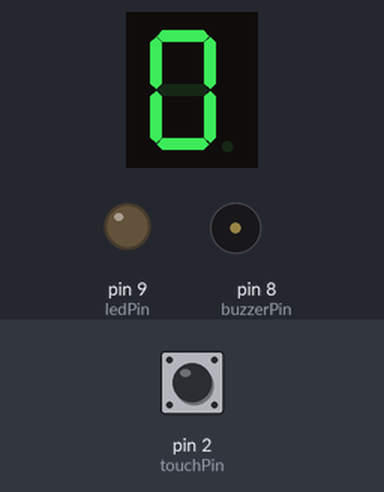
This sketch was run on a simulated Arduino Uno, built with avr-gcc and run on an emulated ATmega328P. On the bench: 1-digit seven-segment display, output pins drawn as LEDs (lit = HIGH), buzzer (waves = sounding). Wiring (inferred from the names in the program): 1-digit 7-segment display, segments lit when HIGH: segments pin 3, pin 4, pin 5, pin 6, pin 7, pin 10, pin 11. Dashed ring = blinking. The test bench sets the inputs (shaded band); at power-on: pin 2 (touchPin) HIGH. The segment pins are drawn as the display they are named for; pins used as bus, display or sensor lines are not drawn.

Above: at 1.2 s.
1.3 s: pin 2 (touchPin) pulled LOW for 1 s
At 1.4 s:
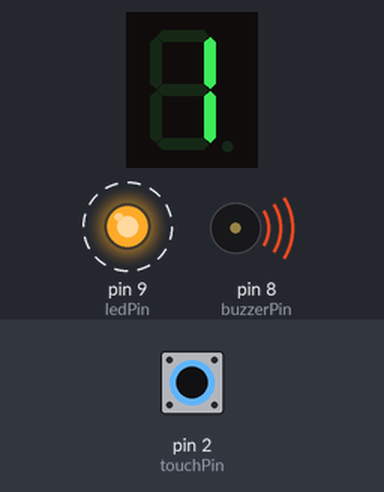
3.8 s: pin 2 (touchPin) pulled LOW for 0.15 s
At 4.9 s:
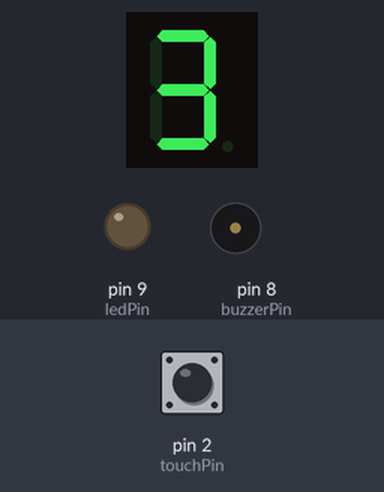
5.5 s: pin 2 (touchPin) pulled LOW for 0.15 s
At 6.2 s:
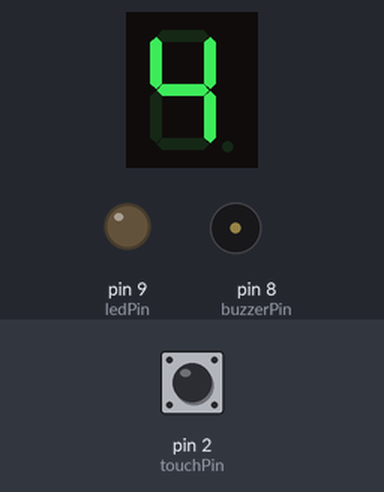
8.6 s: pin 2 (touchPin) pulled LOW for 1 s
At 10.7 s:
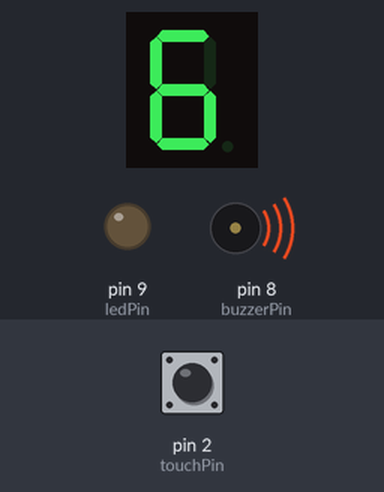
Timing chart, 0 to 12.7 s (numbered marks = the images above; inputs shaded):
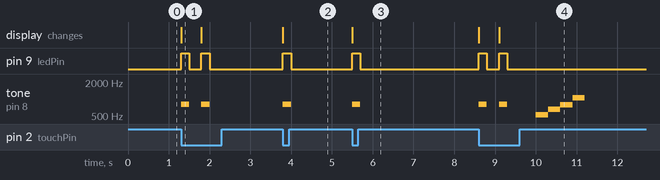

The sketch:

sketch_feb16bWire.ino
```cpp
const int touchPin = 2;
const int buzzerPin = 8;
const int ledPin = 9;

int score = 0;

// 7-segment pins (a,b,c,d,e,f,g)
int segPins[7] = {3,4,5,6,7,10,11};

// Digit patterns (0-9) for common cathode
byte digits[10][7] = {
  {1,1,1,1,1,1,0}, //0
  {0,1,1,0,0,0,0}, //1
  {1,1,0,1,1,0,1}, //2
  {1,1,1,1,0,0,1}, //3
  {0,1,1,0,0,1,1}, //4
  {1,0,1,1,0,1,1}, //5
  {1,0,1,1,1,1,1}, //6
  {1,1,1,0,0,0,0}, //7
  {1,1,1,1,1,1,1}, //8
  {1,1,1,1,0,1,1}  //9
};

void setup() {
  pinMode(touchPin, INPUT_PULLUP);
  pinMode(buzzerPin, OUTPUT);
  pinMode(ledPin, OUTPUT);

  for(int i=0;i<7;i++){
    pinMode(segPins[i], OUTPUT);
  }

  displayDigit(0);
}

void loop() {

  if(digitalRead(touchPin) == LOW){
    score++;
    if(score > 9) score = 9;

    displayDigit(score);

    digitalWrite(ledPin, HIGH);
    tone(buzzerPin, 800);
    delay(200);
    noTone(buzzerPin);
    digitalWrite(ledPin, LOW);

    delay(300);
  }

  // If no mistakes for 10 seconds → winner
  static unsigned long startTime = millis();
  if(millis() - startTime > 10000){
    playWinnerMelody();
    startTime = millis();
  }
}

void displayDigit(int num){
  for(int i=0;i<7;i++){
    digitalWrite(segPins[i], digits[num][i]);
  }
}

void playWinnerMelody(){
  int melody[] = {523,659,784,1046}; // C E G C
  for(int i=0;i<4;i++){
    tone(buzzerPin, melody[i]);
    delay(300);
  }
  noTone(buzzerPin);
}
```

Measured:
- after the input at 1.3 s, pin 9 (ledPin): alternates HIGH for 0.20 s and LOW for 0.30 s, 4 changes in all, then stays LOW, starting at once; tone on pin 8 (buzzerPin): alternates 800 Hz for 0.20 s and silent for 0.30 s, 4 changes in all, then stays silent, starting at once; the display: changes at once (image 1)
- after the input at 3.8 s, pin 9 (ledPin): LOW → HIGH at once, → LOW 0.20 s later; tone on pin 8 (buzzerPin): silent → 800 Hz at once, → silent 0.20 s later; the display: changes at once (image 2)
- after the input at 5.5 s, pin 9 (ledPin): LOW → HIGH at once, → LOW 0.20 s later; tone on pin 8 (buzzerPin): silent → 800 Hz at once, → silent 0.20 s later; the display: changes at once (image 3)
- after the input at 8.6 s, pin 9 (ledPin): alternates HIGH for 0.20 s and LOW for 0.30 s, 4 changes in all, then stays LOW, starting at once; the display: first changes at once (image 4 shows a later state)
- what the display in image 1 shows lasts 0.5 s, from 1.3 s to 1.8 s
